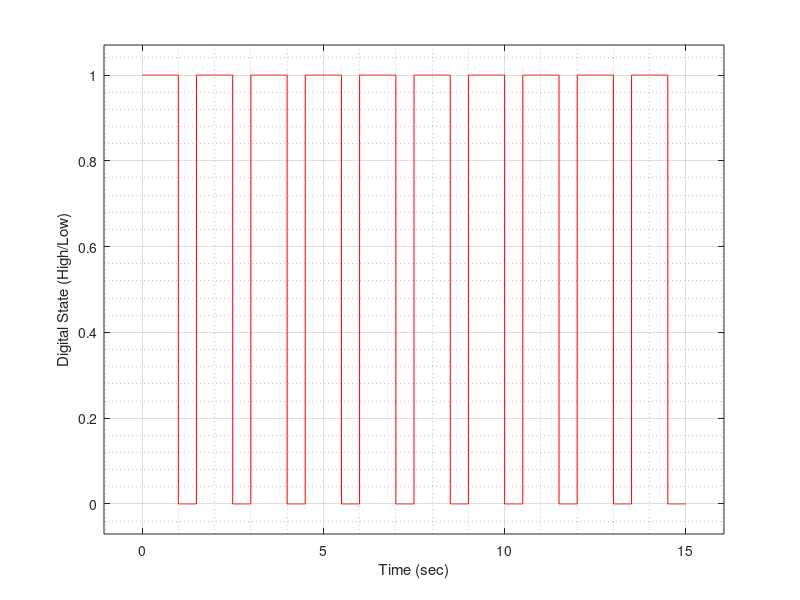

The MATLAB script that drew this image:
fileID = fopen('polling_data.txt','r');
formatSpec = '%d %d';
sizeA = [2 Inf];
A = fscanf(fileID,formatSpec,sizeA);
fclose(fileID);
n=size(A);
t=A(1,1:n(2))/1000;
x=A(2,1:n(2));
figure()
plot(t,x,'r-')
% title("Time History of Pin 7's Digital State, Polling")
xlabel("Time (sec)")
ylabel("Digital State (High/Low)")
grid on;
grid minor; 
axis padded;